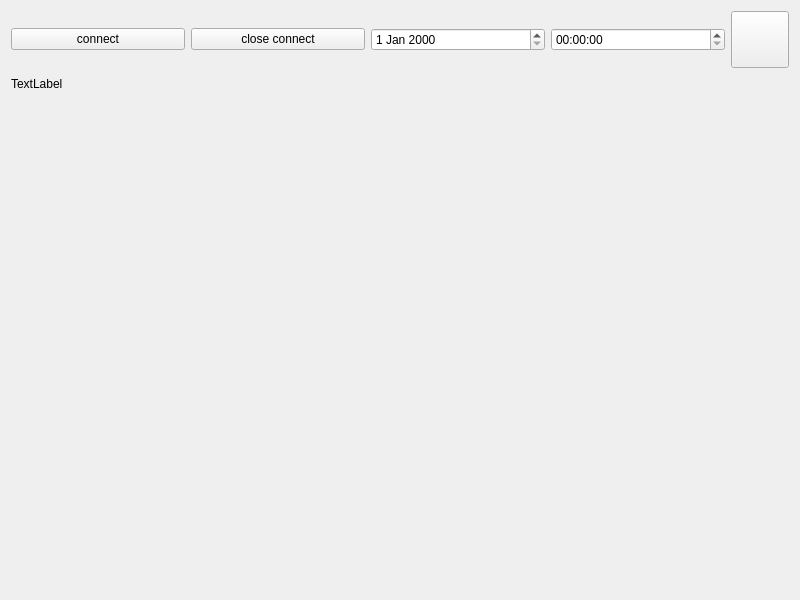
<?xml version="1.0" encoding="UTF-8"?>
<ui version="4.0">
 <class>MainWindow</class>
 <widget class="QWidget" name="MainWindow">
  <property name="geometry">
   <rect>
    <x>0</x>
    <y>0</y>
    <width>800</width>
    <height>600</height>
   </rect>
  </property>
  <property name="windowTitle">
   <string>MainWindow</string>
  </property>
  <layout class="QVBoxLayout" name="verticalLayout">
   <item>
    <layout class="QHBoxLayout" name="horizontalLayout">
     <item>
      <widget class="QPushButton" name="pushButton">
       <property name="text">
        <string>connect</string>
       </property>
      </widget>
     </item>
     <item>
      <widget class="QPushButton" name="pushButton_2">
       <property name="text">
        <string>close connect</string>
       </property>
      </widget>
     </item>
     <item>
      <widget class="QDateEdit" name="dateEdit"/>
     </item>
     <item>
      <widget class="QTimeEdit" name="timeEdit"/>
     </item>
     <item>
      <widget class="QToolButton" name="toolButton">
       <property name="icon">
        <iconset resource="../maintestproject.qrc">
         <normaloff>:/img/resources/a01.png</normaloff>:/img/resources/a01.png</iconset>
       </property>
       <property name="iconSize">
        <size>
         <width>50</width>
         <height>50</height>
        </size>
       </property>
      </widget>
     </item>
    </layout>
   </item>
   <item>
    <layout class="QHBoxLayout" name="layout">
     <item>
      <widget class="QLabel" name="label">
       <property name="styleSheet">
        <string notr="true">border-width: 1px;
border-color: rgb(0, 0, 127);</string>
       </property>
       <property name="text">
        <string>TextLabel</string>
       </property>
      </widget>
     </item>
     <item>
      <spacer name="horizontalSpacer">
       <property name="orientation">
        <enum>Qt::Horizontal</enum>
       </property>
       <property name="sizeHint" stdset="0">
        <size>
         <width>40</width>
         <height>20</height>
        </size>
       </property>
      </spacer>
     </item>
    </layout>
   </item>
   <item>
    <spacer name="verticalSpacer">
     <property name="orientation">
      <enum>Qt::Vertical</enum>
     </property>
     <property name="sizeHint" stdset="0">
      <size>
       <width>20</width>
       <height>40</height>
      </size>
     </property>
    </spacer>
   </item>
  </layout>
 </widget>
 <layoutdefault spacing="6" margin="11"/>
 <resources>
  <include location="../maintestproject.qrc"/>
 </resources>
 <connections/>
</ui>
